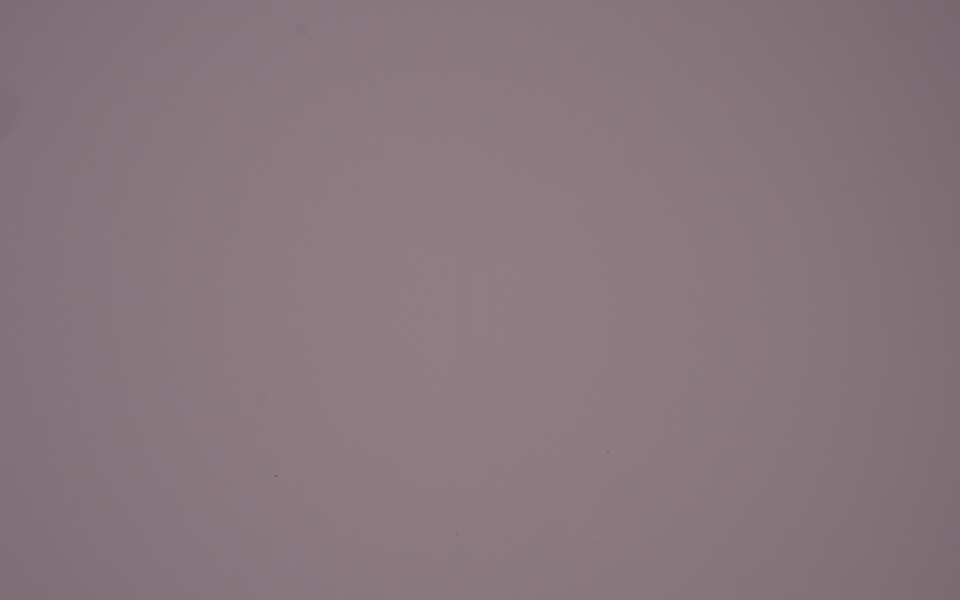
#> input picture Parameters/Flatfields/WSe2_70nm_20x.png, 1920 x 1200 px (shown at 1/2 size); its folder holds only this picture in this run
$ python -i stitcher_functions.py   (imports and definitions only)
#> lines starting #> are read from the running program, lines starting #| are printed output that depends on the picture; after the words box and inside, x2 and y2 are one past the last pixel; in counts of white or black regions, pixels touching at a corner belong together
#> further down, picture is the input picture: shape (1200, 1920, 3); mean B, G, R 125.5, 118.1, 135.8
"""
A collection of helper functions to stitch a collection of images together
"""
import os

import cv2
import numpy as np
from skimage import measure

from Utils.etc_functions import sorted_alphanumeric


# [146 lines left out: functions create_overview_image_and_map, compress_images, stitch_image, not called in this run]


def create_mask_from_stitched_image(
    overview_image,
    blur_kernel: int = 5,
    blur_strength: int = 100,
):
    """
    Creates a mask form a given stitched image, using OTSUs binarization
    """
#> called with blur_kernel = 5, blur_strength = 100

    # copy the image to make sure not to fuck up a reference
    overview_image_copy = overview_image.copy()

    overview_image_grey = cv2.cvtColor(overview_image_copy, cv2.COLOR_BGR2GRAY)
    overview_image_grey = cv2.GaussianBlur(
        overview_image_grey, (blur_kernel, blur_kernel), blur_strength
    )

    ret, mask = cv2.threshold(overview_image_grey, 127, 255, cv2.THRESH_OTSU)
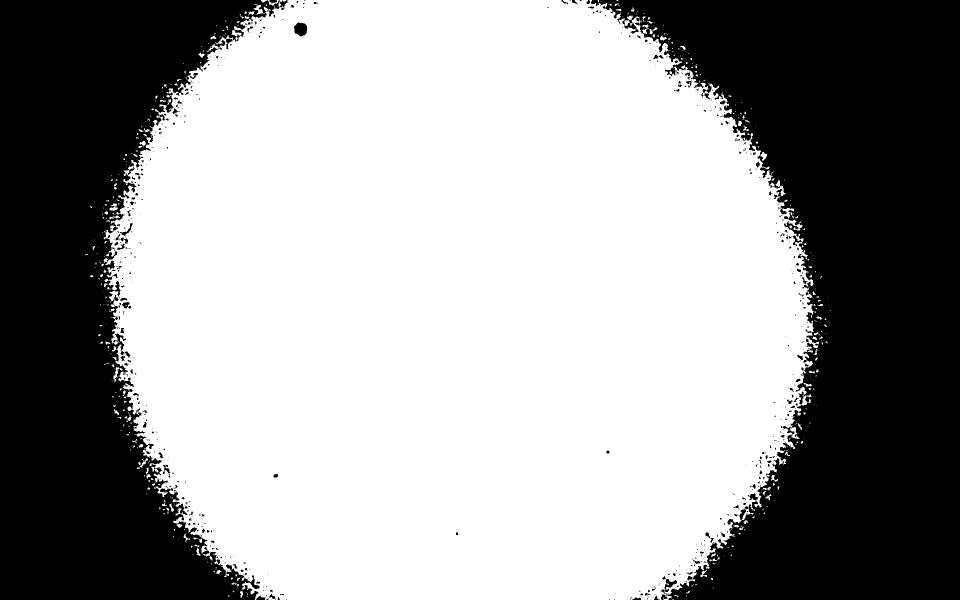
#> mask: shape (1200, 1920) (shown at 1/2 size); 61.7% white; 604 black regions (490 under 20 px), largest, box (x1, y1, x2, y2) and area: (1182, 0, 1920, 1200) 494410, (0, 0, 561, 1200) 379638, (588, 45, 615, 73) 560
#> ret = 123

    mask = cv2.erode(mask, np.ones((5, 5)), iterations=4)
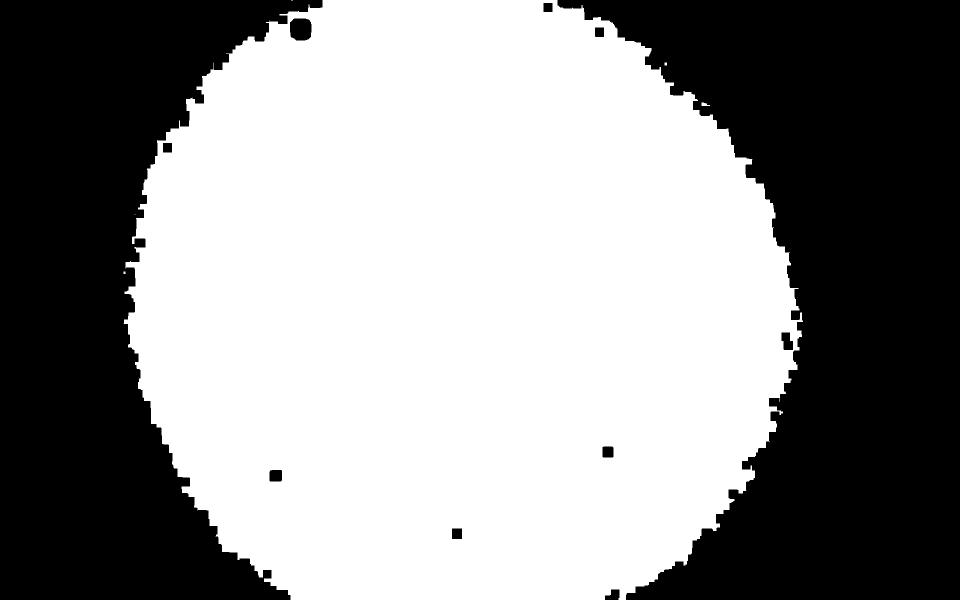
#> mask: shape (1200, 1920) (shown at 1/2 size); 57.1% white; 11 black regions, largest, box (x1, y1, x2, y2) and area: (1115, 0, 1920, 1200) 548796, (0, 0, 645, 1200) 433835, (580, 37, 623, 81) 1702
    mask = cv2.dilate(mask, np.ones((5, 5)), iterations=4)
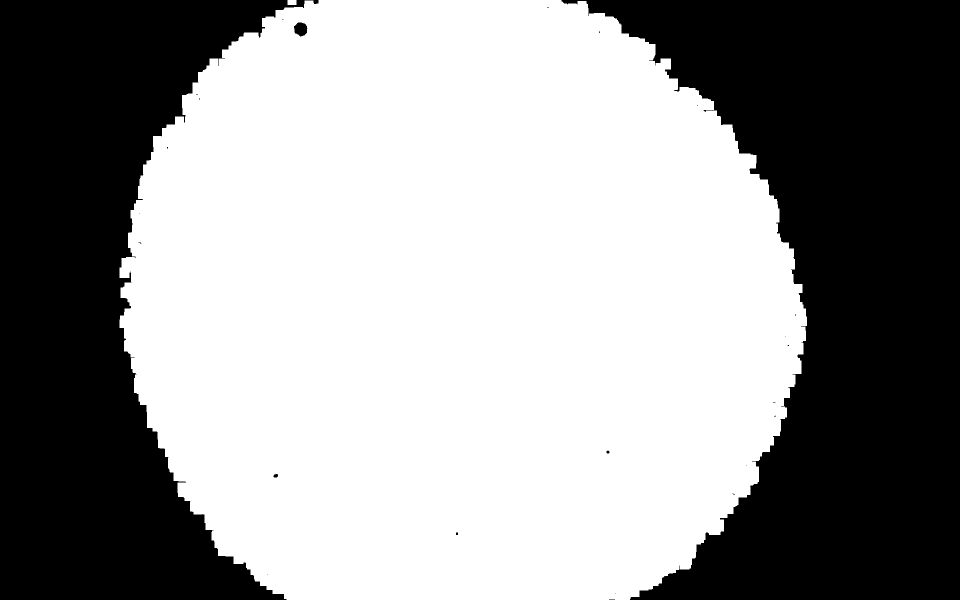
#> mask: shape (1200, 1920) (shown at 1/2 size); 59.1% white; 25 black regions (19 under 20 px), largest, box (x1, y1, x2, y2) and area: (1123, 0, 1920, 1200) 527217, (0, 0, 637, 1200) 413343, (588, 45, 615, 73) 566, (547, 948, 556, 955) 52, (1213, 901, 1219, 907) 29, (912, 1065, 916, 1070) 20
    mask = cv2.morphologyEx(mask, cv2.MORPH_CLOSE, np.ones((21, 21)), iterations=5)
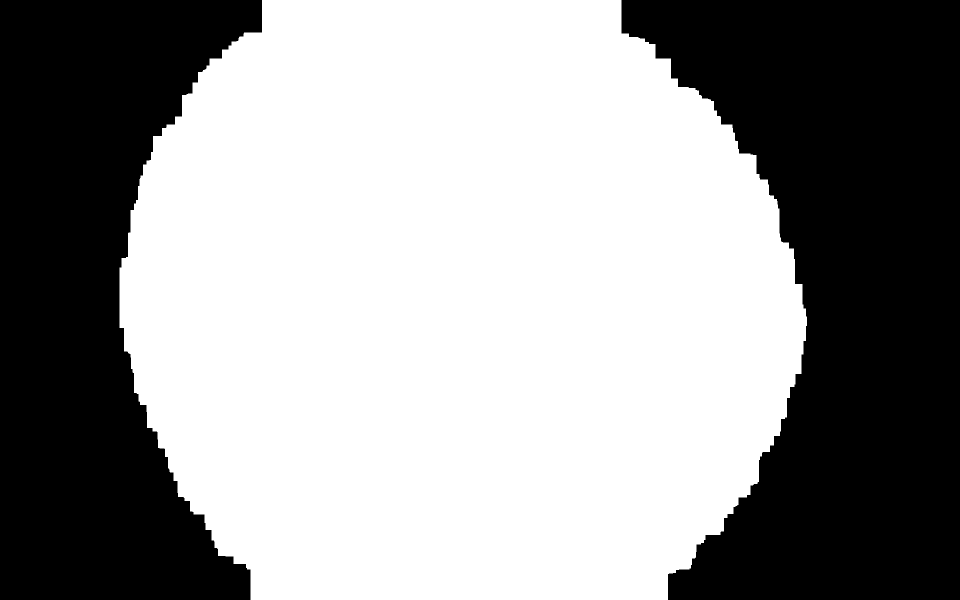
#> mask: shape (1200, 1920) (shown at 1/2 size); 59.6% white; 2 black regions, box (x1, y1, x2, y2) and area: (1243, 0, 1920, 1200) 521923, (0, 0, 524, 1200) 408491
    return mask


# [82 lines left out: function create_scan_area_map_from_mask, not called in this run]


# [2 lines not run here, left out]

>>> import cv2
>>> picture = cv2.imread('../Parameters/Flatfields/WSe2_70nm_20x.png')
>>> result = create_mask_from_stitched_image(picture)
